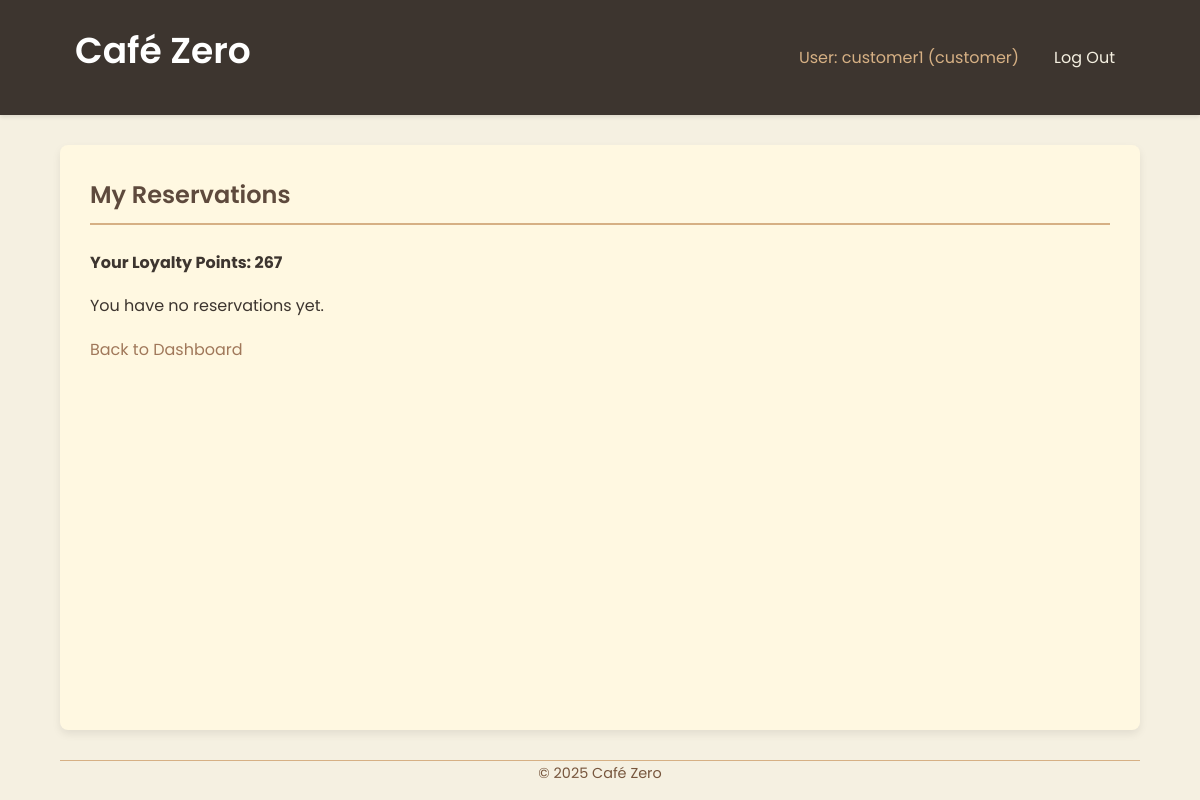
Page /customer/reservations (signed in) on the earlier database version.
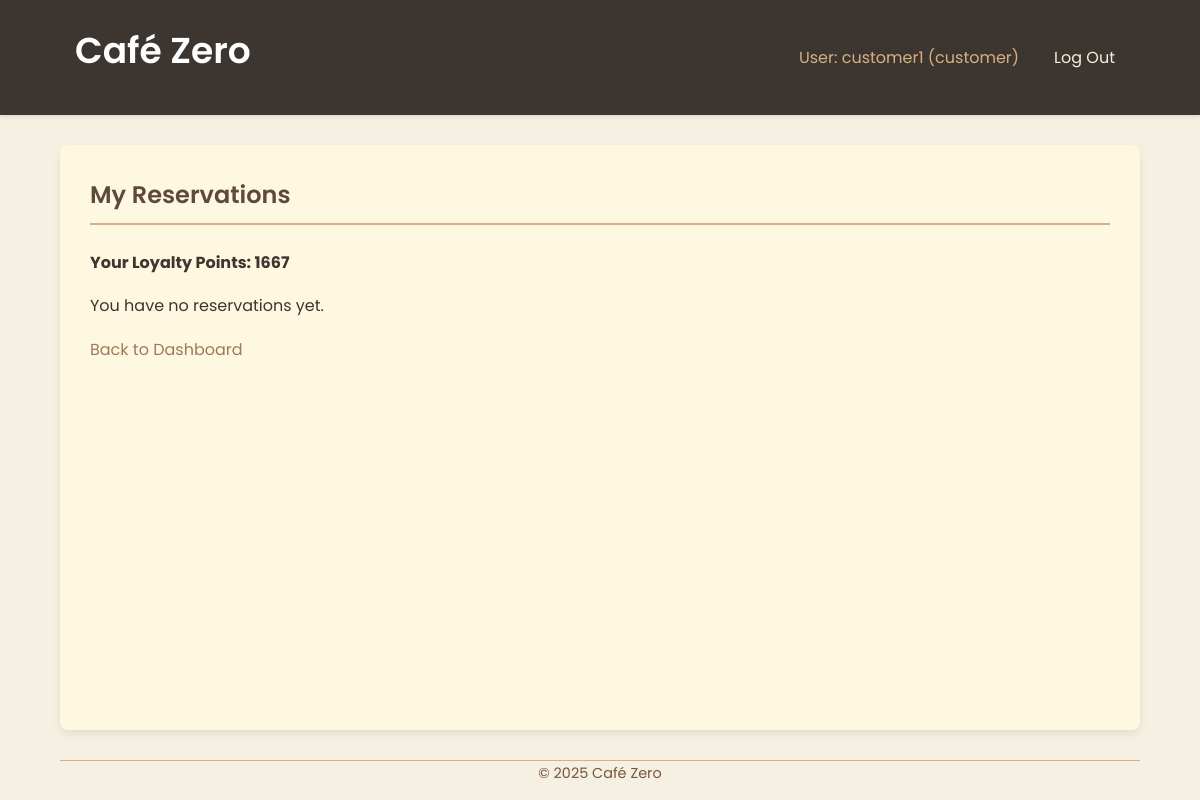
Same page on the later database version.
### tables this page shows
CREATE TABLE users (
            id INTEGER PRIMARY KEY AUTOINCREMENT,
            username TEXT UNIQUE NOT NULL,
            password_hash TEXT NOT NULL,
            role TEXT NOT NULL CHECK(role IN ('customer', 'employee', 'admin')),
            loyalty_points INTEGER DEFAULT 0,
            created_at TIMESTAMP DEFAULT CURRENT_TIMESTAMP
        );

### app.py (the view)
@app.route('/customer/reservations')
@login_required
@role_required('customer')
def customer_view_reservations():
    reservations = []
    loyalty_points = 0
    db = get_db()
    if not db: return render_template('customer/view_reservations.html', reservations=[], loyalty_points=0, error="Database connection failed")
    customer_id = session['user_id']
    try:
        cursor = db.execute(
            'SELECT id, reservation_time, num_guests, status FROM reservations WHERE customer_id = ? ORDER BY reservation_time DESC',
            (customer_id,)
        )
        reservations = cursor.fetchall()
        cursor = db.execute('SELECT loyalty_points FROM users WHERE id = ?', (customer_id,))
        user_data = cursor.fetchone()
        if user_data:
             loyalty_points = user_data['loyalty_points']
    except sqlite3.Error as e:
        print(f"DB Error fetching reservations/loyalty: {e}")
        flash("Could not fetch reservation history.", "danger")
    return render_template('customer/view_reservations.html', reservations=reservations, loyalty_points=loyalty_points)

### app.py (called while the page is built)
def get_db():
    if 'db' not in g:
        try:
            g.db = sqlite3.connect(DATABASE)
            g.db.row_factory = sqlite3.Row # Return rows as dictionary-like objects
            print("Database connection opened.")
        except sqlite3.Error as e:
            print(f"Database connection error: {e}")
            flash("Database connection error. Please try again later.", "danger")
            g.db = None # Ensure db is None if connection failed
    return g.db

@app.context_processor
def inject_current_year():
    return {'current_year': datetime.datetime.now().year}

def login_required(f):
    @wraps(f)
    def decorated_function(*args, **kwargs):
        if 'user_id' not in session:
            flash('Please log in to access this page.', 'warning')
            return redirect(url_for('login'))
        return f(*args, **kwargs)
    return decorated_function

def role_required(required_role):
    def decorator(f):
        @wraps(f)
        def decorated_function(*args, **kwargs):
            if 'user_id' not in session:
                flash('Please log in to access this page.', 'warning')
                return redirect(url_for('login'))
            if session.get('role') != required_role:
                flash(f'You do not have permission to access this page. Requires {required_role} role.', 'danger')
                if 'role' in session:
                     return redirect(url_for(f"{session['role']}_dashboard"))
                else:
                     return redirect(url_for('login'))
            return f(*args, **kwargs)
        return decorated_function
    return decorator

### templates/customer/view_reservations.html (shortened to what this page needs)
{% extends 'base.html' %}
{% block content %}
  <h2>My Reservations</h2>
  <p><strong>Your Loyalty Points: {{ loyalty_points }}</strong></p>
  {% if reservations %}
    <table>
      <thead>
        <tr>
          <th>Reservation Time</th>
          <th>Guests</th>
          <th>Status</th>
          <th>Actions</th>
        </tr>
      </thead>
      <tbody>
        {% for reservation in reservations %}
          <tr>
            <td>{{ reservation['reservation_time'].replace('T', ' ') }}</td>
            <td>{{ reservation['num_guests'] }}</td>
            <td>{{ reservation['status'] }}</td>
            <td>
                <a href="{{ url_for('customer_view_orders', res_id=reservation['id']) }}">View Orders</a>
                </td>
          </tr>
        {% endfor %}
      </tbody>
    </table>
  {% else %}
    <p>You have no reservations yet.</p>
  {% endif %}
  <p><a href="{{ url_for('customer_dashboard') }}">Back to Dashboard</a></p>
{% endblock %}

### templates/base.html (shortened to what this page needs)
<!doctype html>
<html lang="en">
  <head>
    <link rel="stylesheet" href="{{ url_for('static', filename='style.css') }}">
  </head>
  <body>
    <nav class="navbar">
      <div class="container">
        <h1 style="margin-top: 0.2em;"><a href="{{ url_for('index') }}">Café Zero</a></h1>
          <ul>
            {% if 'user_id' in session %}
              <li><span>User: {{ session['username'] }} ({{ session['role'] }})</span></li>
              <li><a href="{{ url_for('logout') }}" class="nav-link">Log Out</a></li>
            {% else %}
              <li><a href="{{ url_for('login') }}" class="nav-link">Log In</a></li>
              <li><a href="{{ url_for('signup') }}" class="nav-link">Sign Up</a></li>
            {% endif %}
          </ul>
      </div>
    </nav>
    <main class="container content-area">
      {% block content %}{% endblock %}
    </main>
    <footer class="container">
      <p>&copy; {{ current_year }} Café Zero</p> </footer>
  </body>
</html>

### static/style.css (style rules this page uses)
* { box-sizing: border-box; margin: 0; padding: 0; }
body { font-family: 'Poppins', sans-serif; line-height: 1.7; background-color: #f5f0e1; color: #3d352f; display: flex; flex-direction: column; min-height: 100vh; }
h1, h2, h3 { color: #5e4a3d; margin-bottom: 0.8em; font-weight: 600; }
h2 { border-bottom: 2px solid #d6b084; padding-bottom: 0.3em; margin-bottom: 1em; }
p { margin-bottom: 1em; }
a { color: #a0785a; text-decoration: none; transition: color 0.2s ease-in-out; }
.container { width: 90%; max-width: 1100px; margin: 0 auto; padding: 0 15px; }
.navbar { background-color: #3d352f; color: #f5f0e1; padding: 15px 0; box-shadow: 0 2px 4px rgba(0,0,0,0.1); }
.navbar .container { display: flex; justify-content: space-between; align-items: center; }
.navbar h1 a { color: #ffffff; text-decoration: none; font-size: 1.5em; font-weight: 600; }
.navbar ul { list-style: none; display: flex; align-items: center; }
.navbar ul li { margin-left: 20px; }
.navbar ul li span { color: #d6b084; margin-right: 5px; }
.navbar ul li a.nav-link { color: #f5f0e1; text-decoration: none; padding: 5px 10px; border-radius: 4px; transition: background-color 0.2s ease; }
.content-area { background-color: #fff8e1; padding: 30px; margin-top: 30px; margin-bottom: 30px; border-radius: 8px; box-shadow: 0 4px 8px rgba(0,0,0,0.08); flex-grow: 1; }
footer { text-align: center; margin-top: 30px; padding: 20px 0; font-size: 0.9em; color: #77563d; border-top: 1px solid #d6b084; }

Differences in the rows shown:
changed users "customer1": loyalty_points "267" → "1667"
